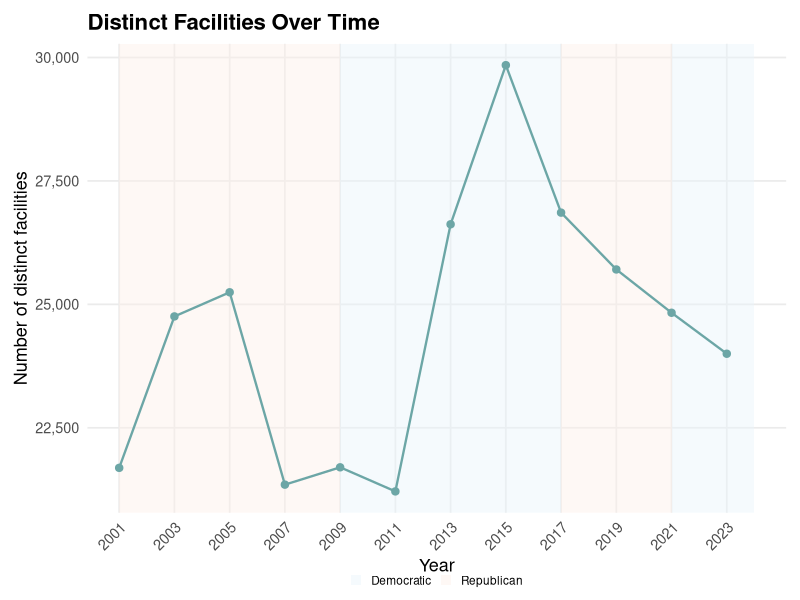

Here is the R script that generated this plot:
# =============================================================================
# FILE:     30_br_facility_trend_figure.R
# PURPOSE:  Biennial Report facility-count trend figure — render a bar / line chart of counts across the five 2015-2023 cycles.
# INPUTS:   data/rcrainfo/br/BR_REPORTING_*.csv
# OUTPUTS:  console prints (and any figure files noted inline below)
# AUTHOR:   Jason Ye
# CREATED:  2026-07
# UPDATED:  2026-07
# =============================================================================

library(ggplot2)
library(scales)

# Distinct-facility totals per Biennial Report cycle, taken from the console
# output of 10_br_facility_cycles.R. Update after rerunning that script.
facilities <- data.frame(
  year = c(2001, 2003, 2005, 2007, 2009, 2011, 2013, 2015, 2017, 2019, 2021, 2023),
  distinct_facilities = c(21689, 24756, 25245, 21349, 21700, 21212, 26622, 29845, 26858, 25707, 24830, 24000)
)

administrations <- data.frame(
  start = c(2001, 2009, 2017, 2021),
  end = c(2009, 2017, 2021, 2024),
  party = c("Republican", "Democratic", "Republican", "Democratic")
)

p <- ggplot(facilities, aes(x = year)) +
  geom_rect(
    data = administrations,
    aes(xmin = start, xmax = end, ymin = -Inf, ymax = Inf, fill = party),
    inherit.aes = FALSE,
    alpha = 0.45
  ) +
  geom_line(aes(y = distinct_facilities), color = "#6CA6A6", linewidth = 0.8) +
  geom_point(aes(y = distinct_facilities), color = "#6CA6A6", size = 2.2) +
  scale_x_continuous(
    breaks = facilities$year,
    limits = c(2001, 2024)
  ) +
  scale_y_continuous(labels = comma) +
  scale_fill_manual(
    values = c(
      "Democratic" = "#EAF3FB",
      "Republican" = "#FCEFE8"
    )
  ) +
  labs(
    title = "Distinct Facilities Over Time",
    x = "Year",
    y = "Number of distinct facilities",
    fill = NULL
  ) +
  theme_minimal(base_size = 13) +
  theme(
    plot.title = element_text(face = "bold", size = 16),
    axis.text.x = element_text(angle = 45, hjust = 1),
    panel.grid.minor = element_blank(),
    legend.position = "bottom",
    legend.text = element_text(size = 8.5),
    legend.key.size = unit(0.3, "cm"),
    legend.margin = margin(t = -6),
    legend.box.margin = margin(t = -8),
    plot.margin = margin(10, 10, 10, 10)
  )

dir.create("output/diagnostics", showWarnings = FALSE, recursive = TRUE)
ggsave("output/diagnostics/BR_facility_trend.png", p, width = 9, height = 5.5,
       dpi = 300, bg = "white")
